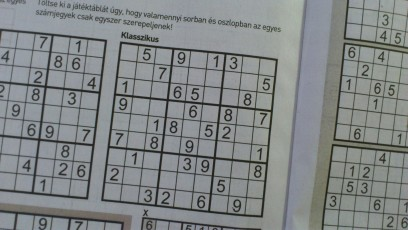
#> input picture Példatár/Sudoku_rs.jpg, 408 x 230 px, found by its file name
$ python 11_01_b_hough_line_algo_visualize.py
#> lines starting #> are read from the running program, lines starting #| are printed output that depends on the picture

# Visualize the Hough transformation
# Attila Tanács, 2020
# University of Szeged, Hungary

import cv2
import numpy as np
from matplotlib import pyplot as plt
import math

point_list = []
plt_color_list = ['y', 'c', 'm', 'r', 'g', 'b', 'k']
# pts_color_list = [(0, 255, 255), (255, 255, 0), (255, 0, 255), (0, 0, 255), (0, 255, 0), (255, 0, 0), (0, 0, 0)]
pts_color_list = [(0, 255, 255), (255, 255, 0), (255, 0, 255), (0, 0, 255), (0, 255, 0), (255, 0, 0), (255, 255, 255)]
hough_param_clicked = []


# [106 lines left out: functions get_diagram_as_image, visualize_rho_theta, on_theta_trackbar_change, on_mouse_event, on_hough_mouse_event, not called in this run]


img = cv2.imread('sudoku_rs.jpg', cv2.IMREAD_COLOR)
#> img is the input picture: shape (230, 408, 3); mean B, G, R 135, 134.5, 130.4
edge = cv2.Canny(img, 50, 300)
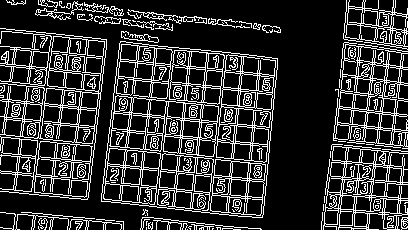
#> edge: shape (230, 408); 19.5% white in thin lines or dots
img = cv2.cvtColor(edge, cv2.COLOR_GRAY2BGR)
#> img: shape (230, 408, 3); 19.5% white in thin lines or dots
size_max = math.sqrt(img.shape[0] ** 2 + img.shape[1] ** 2)
#> size_max = 468.4
# P1 = (img.shape[1] >> 1, img.shape[0] >> 1)
P1 = (168, 100)
point_list.append(P1)
theta = 0

fig = plt.figure(figsize=(6, 6), dpi=80)
#> (the run stopped early here; a loop or call above may not have finished)

$ run again, with Példatár/DSC02627_800.jpg copied over Példatár/Sudoku_rs.jpg
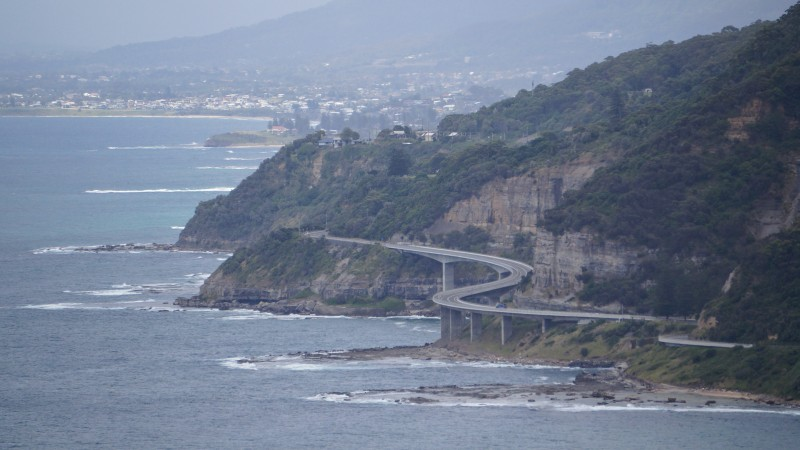
#> input picture Példatár/DSC02627_800.jpg, 800 x 450 px, found by its file name
#> img is the input picture: shape (450, 800, 3); mean B, G, R 145, 125.1, 113.4
#> `edge = cv2.Canny(img, 50, 300)`:
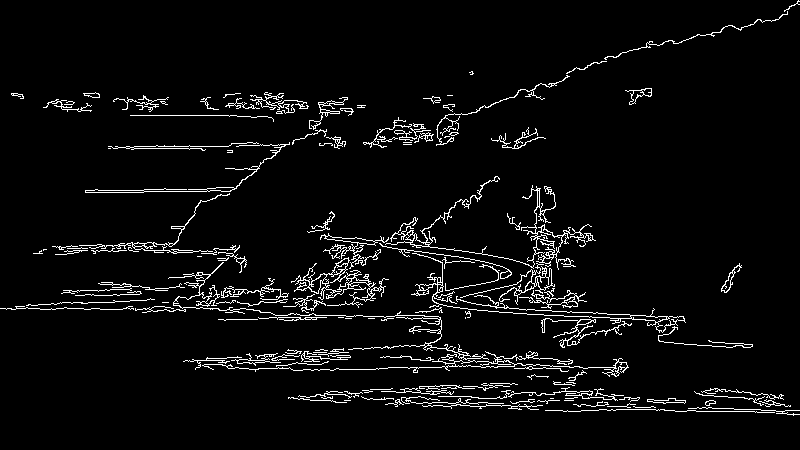
#> edge: shape (450, 800); 4.6% white in thin lines or dots
#> img: shape (450, 800, 3); 4.6% white in thin lines or dots
